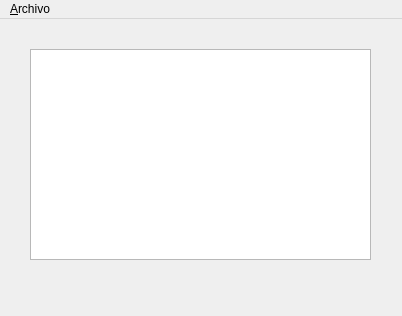
<?xml version="1.0" encoding="UTF-8"?>
<ui version="4.0">
 <class>MainWindow</class>
 <widget class="QMainWindow" name="MainWindow">
  <property name="geometry">
   <rect>
    <x>0</x>
    <y>0</y>
    <width>402</width>
    <height>316</height>
   </rect>
  </property>
  <property name="windowTitle">
   <string>Ventana</string>
  </property>
  <widget class="QWidget" name="centralwidget">
   <widget class="QTableWidget" name="tabla">
    <property name="geometry">
     <rect>
      <x>30</x>
      <y>30</y>
      <width>341</width>
      <height>211</height>
     </rect>
    </property>
   </widget>
  </widget>
  <widget class="QMenuBar" name="menubar">
   <property name="geometry">
    <rect>
     <x>0</x>
     <y>0</y>
     <width>402</width>
     <height>33</height>
    </rect>
   </property>
   <widget class="QMenu" name="menuArchivo">
    <property name="title">
     <string>&amp;Archivo</string>
    </property>
    <addaction name="actionNuevo"/>
    <addaction name="separator"/>
    <addaction name="actionSalir"/>
   </widget>
   <addaction name="menuArchivo"/>
  </widget>
  <action name="actionNuevo">
   <property name="text">
    <string>&amp;Nuevo</string>
   </property>
   <property name="shortcut">
    <string>Ctrl+N</string>
   </property>
  </action>
  <action name="actionSalir">
   <property name="text">
    <string>&amp;Salir</string>
   </property>
   <property name="shortcut">
    <string>Ctrl+S</string>
   </property>
  </action>
 </widget>
 <resources/>
 <connections/>
</ui>
